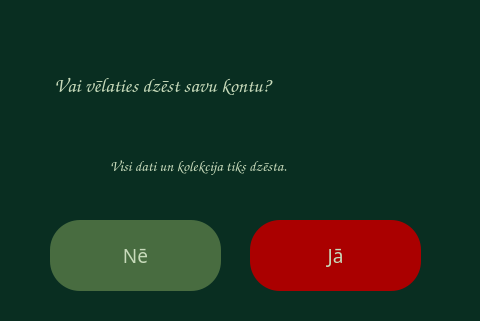
<?xml version="1.0" encoding="UTF-8"?>
<ui version="4.0">
 <class>Dialog</class>
 <widget class="QDialog" name="Dialog">
  <property name="geometry">
   <rect>
    <x>0</x>
    <y>0</y>
    <width>480</width>
    <height>321</height>
   </rect>
  </property>
  <property name="minimumSize">
   <size>
    <width>480</width>
    <height>321</height>
   </size>
  </property>
  <property name="maximumSize">
   <size>
    <width>480</width>
    <height>321</height>
   </size>
  </property>
  <property name="windowTitle">
   <string>Apstiprināt</string>
  </property>
  <property name="styleSheet">
   <string notr="true">background-color: rgb(9, 46, 33);</string>
  </property>
  <widget class="QLabel" name="warning">
   <property name="geometry">
    <rect>
     <x>50</x>
     <y>60</y>
     <width>381</width>
     <height>51</height>
    </rect>
   </property>
   <property name="minimumSize">
    <size>
     <width>381</width>
     <height>51</height>
    </size>
   </property>
   <property name="maximumSize">
    <size>
     <width>381</width>
     <height>51</height>
    </size>
   </property>
   <property name="palette">
    <palette>
     <active>
      <colorrole role="WindowText">
       <brush brushstyle="SolidPattern">
        <color alpha="255">
         <red>199</red>
         <green>218</green>
         <blue>186</blue>
        </color>
       </brush>
      </colorrole>
      <colorrole role="Button">
       <brush brushstyle="SolidPattern">
        <color alpha="255">
         <red>9</red>
         <green>46</green>
         <blue>33</blue>
        </color>
       </brush>
      </colorrole>
      <colorrole role="Text">
       <brush brushstyle="SolidPattern">
        <color alpha="255">
         <red>199</red>
         <green>218</green>
         <blue>186</blue>
        </color>
       </brush>
      </colorrole>
      <colorrole role="Base">
       <brush brushstyle="SolidPattern">
        <color alpha="255">
         <red>9</red>
         <green>46</green>
         <blue>33</blue>
        </color>
       </brush>
      </colorrole>
      <colorrole role="Window">
       <brush brushstyle="SolidPattern">
        <color alpha="255">
         <red>9</red>
         <green>46</green>
         <blue>33</blue>
        </color>
       </brush>
      </colorrole>
     </active>
     <inactive>
      <colorrole role="WindowText">
       <brush brushstyle="SolidPattern">
        <color alpha="255">
         <red>199</red>
         <green>218</green>
         <blue>186</blue>
        </color>
       </brush>
      </colorrole>
      <colorrole role="Button">
       <brush brushstyle="SolidPattern">
        <color alpha="255">
         <red>9</red>
         <green>46</green>
         <blue>33</blue>
        </color>
       </brush>
      </colorrole>
      <colorrole role="Text">
       <brush brushstyle="SolidPattern">
        <color alpha="255">
         <red>199</red>
         <green>218</green>
         <blue>186</blue>
        </color>
       </brush>
      </colorrole>
      <colorrole role="Base">
       <brush brushstyle="SolidPattern">
        <color alpha="255">
         <red>9</red>
         <green>46</green>
         <blue>33</blue>
        </color>
       </brush>
      </colorrole>
      <colorrole role="Window">
       <brush brushstyle="SolidPattern">
        <color alpha="255">
         <red>9</red>
         <green>46</green>
         <blue>33</blue>
        </color>
       </brush>
      </colorrole>
     </inactive>
     <disabled>
      <colorrole role="WindowText">
       <brush brushstyle="SolidPattern">
        <color alpha="255">
         <red>120</red>
         <green>120</green>
         <blue>120</blue>
        </color>
       </brush>
      </colorrole>
      <colorrole role="Button">
       <brush brushstyle="SolidPattern">
        <color alpha="255">
         <red>9</red>
         <green>46</green>
         <blue>33</blue>
        </color>
       </brush>
      </colorrole>
      <colorrole role="Text">
       <brush brushstyle="SolidPattern">
        <color alpha="255">
         <red>120</red>
         <green>120</green>
         <blue>120</blue>
        </color>
       </brush>
      </colorrole>
      <colorrole role="Base">
       <brush brushstyle="SolidPattern">
        <color alpha="255">
         <red>9</red>
         <green>46</green>
         <blue>33</blue>
        </color>
       </brush>
      </colorrole>
      <colorrole role="Window">
       <brush brushstyle="SolidPattern">
        <color alpha="255">
         <red>9</red>
         <green>46</green>
         <blue>33</blue>
        </color>
       </brush>
      </colorrole>
     </disabled>
    </palette>
   </property>
   <property name="font">
    <font>
     <family>Comic Sans MS</family>
     <pointsize>15</pointsize>
     <weight>75</weight>
     <bold>true</bold>
    </font>
   </property>
   <property name="autoFillBackground">
    <bool>false</bool>
   </property>
   <property name="locale">
    <locale language="Latvian" country="Latvia"/>
   </property>
   <property name="text">
    <string> Vai vēlaties dzēst savu kontu?</string>
   </property>
   <property name="wordWrap">
    <bool>false</bool>
   </property>
   <property name="margin">
    <number>0</number>
   </property>
  </widget>
  <widget class="QPushButton" name="yesbutton">
   <property name="geometry">
    <rect>
     <x>250</x>
     <y>220</y>
     <width>171</width>
     <height>71</height>
    </rect>
   </property>
   <property name="minimumSize">
    <size>
     <width>171</width>
     <height>71</height>
    </size>
   </property>
   <property name="maximumSize">
    <size>
     <width>171</width>
     <height>71</height>
    </size>
   </property>
   <property name="font">
    <font>
     <family>OCR A Extended</family>
     <pointsize>14</pointsize>
    </font>
   </property>
   <property name="styleSheet">
    <string notr="true">border-radius: 30px;
background-color: rgb(170, 0, 0);
color: rgb(199, 218, 186);</string>
   </property>
   <property name="locale">
    <locale language="Latvian" country="Latvia"/>
   </property>
   <property name="text">
    <string>Jā</string>
   </property>
  </widget>
  <widget class="QPushButton" name="nobutton">
   <property name="geometry">
    <rect>
     <x>50</x>
     <y>220</y>
     <width>171</width>
     <height>71</height>
    </rect>
   </property>
   <property name="minimumSize">
    <size>
     <width>171</width>
     <height>71</height>
    </size>
   </property>
   <property name="maximumSize">
    <size>
     <width>171</width>
     <height>71</height>
    </size>
   </property>
   <property name="font">
    <font>
     <family>OCR A Extended</family>
     <pointsize>14</pointsize>
    </font>
   </property>
   <property name="styleSheet">
    <string notr="true">border-radius: 30px;
background-color: rgb(72, 108, 64);
color: rgb(199, 218, 186);</string>
   </property>
   <property name="locale">
    <locale language="Latvian" country="Latvia"/>
   </property>
   <property name="text">
    <string>Nē</string>
   </property>
  </widget>
  <widget class="QLabel" name="sumlabel">
   <property name="geometry">
    <rect>
     <x>110</x>
     <y>140</y>
     <width>271</width>
     <height>51</height>
    </rect>
   </property>
   <property name="minimumSize">
    <size>
     <width>271</width>
     <height>51</height>
    </size>
   </property>
   <property name="maximumSize">
    <size>
     <width>271</width>
     <height>51</height>
    </size>
   </property>
   <property name="palette">
    <palette>
     <active>
      <colorrole role="WindowText">
       <brush brushstyle="SolidPattern">
        <color alpha="255">
         <red>199</red>
         <green>218</green>
         <blue>186</blue>
        </color>
       </brush>
      </colorrole>
      <colorrole role="Button">
       <brush brushstyle="SolidPattern">
        <color alpha="255">
         <red>9</red>
         <green>46</green>
         <blue>33</blue>
        </color>
       </brush>
      </colorrole>
      <colorrole role="Text">
       <brush brushstyle="SolidPattern">
        <color alpha="255">
         <red>199</red>
         <green>218</green>
         <blue>186</blue>
        </color>
       </brush>
      </colorrole>
      <colorrole role="Base">
       <brush brushstyle="SolidPattern">
        <color alpha="255">
         <red>9</red>
         <green>46</green>
         <blue>33</blue>
        </color>
       </brush>
      </colorrole>
      <colorrole role="Window">
       <brush brushstyle="SolidPattern">
        <color alpha="255">
         <red>9</red>
         <green>46</green>
         <blue>33</blue>
        </color>
       </brush>
      </colorrole>
     </active>
     <inactive>
      <colorrole role="WindowText">
       <brush brushstyle="SolidPattern">
        <color alpha="255">
         <red>199</red>
         <green>218</green>
         <blue>186</blue>
        </color>
       </brush>
      </colorrole>
      <colorrole role="Button">
       <brush brushstyle="SolidPattern">
        <color alpha="255">
         <red>9</red>
         <green>46</green>
         <blue>33</blue>
        </color>
       </brush>
      </colorrole>
      <colorrole role="Text">
       <brush brushstyle="SolidPattern">
        <color alpha="255">
         <red>199</red>
         <green>218</green>
         <blue>186</blue>
        </color>
       </brush>
      </colorrole>
      <colorrole role="Base">
       <brush brushstyle="SolidPattern">
        <color alpha="255">
         <red>9</red>
         <green>46</green>
         <blue>33</blue>
        </color>
       </brush>
      </colorrole>
      <colorrole role="Window">
       <brush brushstyle="SolidPattern">
        <color alpha="255">
         <red>9</red>
         <green>46</green>
         <blue>33</blue>
        </color>
       </brush>
      </colorrole>
     </inactive>
     <disabled>
      <colorrole role="WindowText">
       <brush brushstyle="SolidPattern">
        <color alpha="255">
         <red>120</red>
         <green>120</green>
         <blue>120</blue>
        </color>
       </brush>
      </colorrole>
      <colorrole role="Button">
       <brush brushstyle="SolidPattern">
        <color alpha="255">
         <red>9</red>
         <green>46</green>
         <blue>33</blue>
        </color>
       </brush>
      </colorrole>
      <colorrole role="Text">
       <brush brushstyle="SolidPattern">
        <color alpha="255">
         <red>120</red>
         <green>120</green>
         <blue>120</blue>
        </color>
       </brush>
      </colorrole>
      <colorrole role="Base">
       <brush brushstyle="SolidPattern">
        <color alpha="255">
         <red>9</red>
         <green>46</green>
         <blue>33</blue>
        </color>
       </brush>
      </colorrole>
      <colorrole role="Window">
       <brush brushstyle="SolidPattern">
        <color alpha="255">
         <red>9</red>
         <green>46</green>
         <blue>33</blue>
        </color>
       </brush>
      </colorrole>
     </disabled>
    </palette>
   </property>
   <property name="font">
    <font>
     <family>Comic Sans MS</family>
     <pointsize>11</pointsize>
     <weight>50</weight>
     <bold>false</bold>
    </font>
   </property>
   <property name="autoFillBackground">
    <bool>false</bool>
   </property>
   <property name="locale">
    <locale language="Latvian" country="Latvia"/>
   </property>
   <property name="text">
    <string>Visi dati un kolekcija tiks dzēsta.</string>
   </property>
   <property name="wordWrap">
    <bool>false</bool>
   </property>
   <property name="margin">
    <number>0</number>
   </property>
  </widget>
 </widget>
 <resources/>
 <connections/>
</ui>
